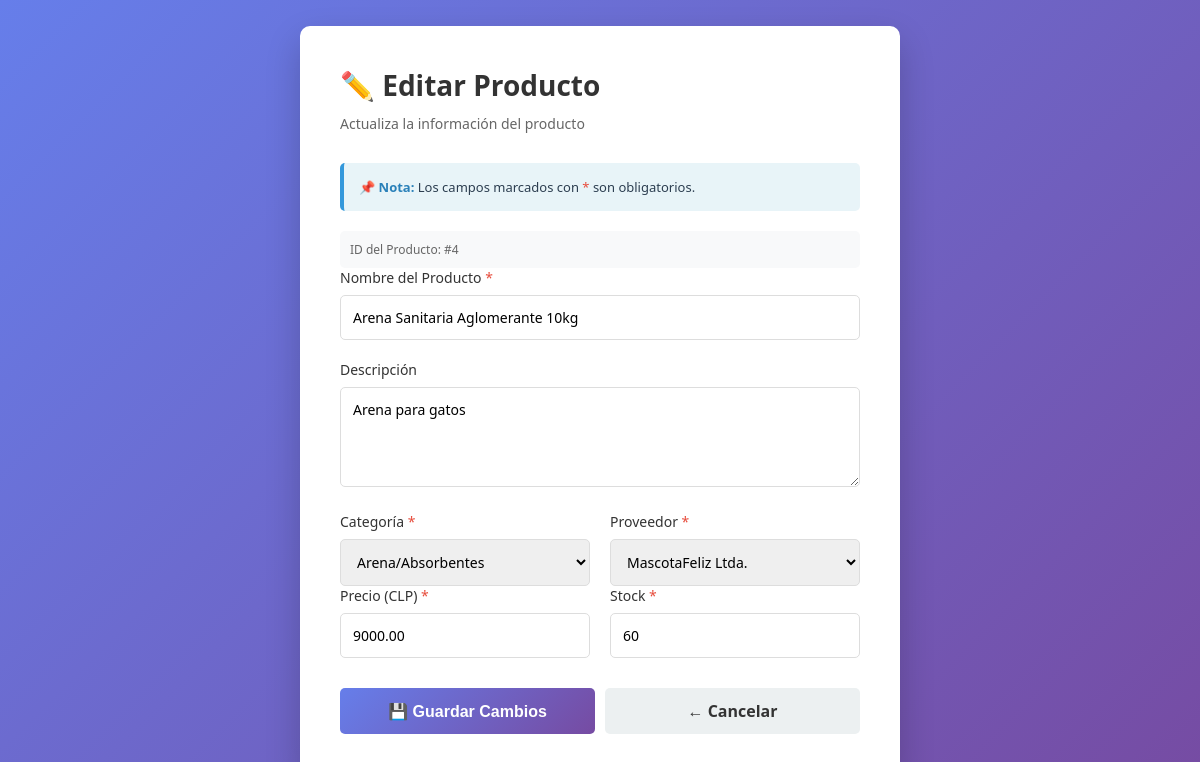
The app's page /bingus_petstore/producto_controlador.php?action=editar&id_producto=4 (signed in) with its own data.
### tables this page shows
CREATE TABLE `productos` (
  `id_producto` int(11) NOT NULL,
  `nombre` varchar(150) NOT NULL,
  `descripcion` varchar(255) DEFAULT NULL,
  `id_categoria` int(11) NOT NULL,
  `id_proveedor` int(11) NOT NULL,
  `precio` decimal(10,2) NOT NULL,
  `stock` int(11) NOT NULL DEFAULT 0,
  `activo` tinyint(1) DEFAULT 1
);

CREATE TABLE `categorias_productos` (
  `id_categoria` int(11) NOT NULL,
  `nombre` varchar(100) NOT NULL,
  `descripcion` varchar(200) DEFAULT NULL
);

CREATE TABLE `proveedores` (
  `id_proveedor` int(11) NOT NULL,
  `nombre` varchar(150) NOT NULL,
  `contacto` varchar(100) DEFAULT NULL,
  `telefono` varchar(20) DEFAULT NULL,
  `email` varchar(100) DEFAULT NULL,
  `direccion` varchar(200) DEFAULT NULL
);

### bingus_petstore/producto_modelo.php (called while the page is built, shortened)
<?php
class Producto_model {
    private $conexion;
    public function __construct() {
        $this->conexion = new PDO("mysql:host=localhost;dbname=bingus_petstore2", "root", "");
    }
    public function getProductoById($id_producto) {
        $query = "SELECT p.*, c.nombre as categoria_nombre, pr.nombre as proveedor_nombre
                  FROM productos p
                  JOIN categorias_productos c ON p.id_categoria = c.id_categoria
                  JOIN proveedores pr ON p.id_proveedor = pr.id_proveedor
                  WHERE p.id_producto = :id_producto";
        $statement = $this->conexion->prepare($query);
        $statement->bindParam(':id_producto', $id_producto);
        $statement->execute();
        $result = $statement->fetch(PDO::FETCH_ASSOC);
        return $result;
    }
    public function getCategorias() {
        $query = "SELECT * FROM categorias_productos";
        $statement = $this->conexion->query($query);
        $result = $statement->fetchAll(PDO::FETCH_ASSOC);
        return $result;
    }
    public function getProveedores() {
        $query = "SELECT * FROM proveedores";
        $statement = $this->conexion->query($query);
        $result = $statement->fetchAll(PDO::FETCH_ASSOC);
        return $result;
    }
}
?>

### bingus_petstore/editar_producto.php (the view, shortened to what this page needs)
<!DOCTYPE html>
<html lang="es">
<head>
</head>
<body>
    <div class="container">
        <h1>✏️ Editar Producto</h1>
        <p class="subtitle">Actualiza la información del producto</p>
        <div class="info-box">
            <strong>📌 Nota:</strong> Los campos marcados con <span class="required">*</span> son obligatorios.
        </div>
        <?php if (isset($producto) && !empty($producto)): ?>
            <form method="POST" action="?action=actualizar">
                <div class="product-id">
                    ID del Producto: #<?php echo $producto['id_producto']; ?>
                </div>
                <div class="form-group">
                    <label for="nombre">Nombre del Producto <span class="required">*</span></label>
                    <input type="text" id="nombre" name="nombre" required value="<?php echo htmlspecialchars($producto['nombre']); ?>">
                </div>
                <div class="form-group">
                    <label for="descripcion">Descripción</label>
                    <textarea id="descripcion" name="descripcion"><?php echo htmlspecialchars($producto['descripcion'] ?? ''); ?></textarea>
                </div>
                <div class="form-row">
                    <div class="form-group">
                        <label for="id_categoria">Categoría <span class="required">*</span></label>
                        <select id="id_categoria" name="id_categoria" required>
                            <?php if (isset($categorias) && !empty($categorias)): ?>
                                <?php foreach ($categorias as $categoria): ?>
                                    <option value="<?php echo $categoria['id_categoria']; ?>"
                                        <?php if ($categoria['id_categoria'] == $producto['id_categoria']) echo 'selected'; ?>>
                                        <?php echo htmlspecialchars($categoria['nombre']); ?>
                                    </option>
                                <?php endforeach; ?>
                            <?php endif; ?>
                        </select>
                    </div>
                    <div class="form-group">
                        <label for="id_proveedor">Proveedor <span class="required">*</span></label>
                        <select id="id_proveedor" name="id_proveedor" required>
                            <?php if (isset($proveedores) && !empty($proveedores)): ?>
                                <?php foreach ($proveedores as $proveedor): ?>
                                    <option value="<?php echo $proveedor['id_proveedor']; ?>"
                                        <?php if ($proveedor['id_proveedor'] == $producto['id_proveedor']) echo 'selected'; ?>>
                                        <?php echo htmlspecialchars($proveedor['nombre']); ?>
                                    </option>
                                <?php endforeach; ?>
                            <?php endif; ?>
                        </select>
                    </div>
                </div>
                <div class="form-row">
                    <div class="form-group">
                        <label for="precio">Precio (CLP) <span class="required">*</span></label>
                        <input type="number" id="precio" name="precio" step="0.01" min="0" required value="<?php echo $producto['precio']; ?>">
                    </div>
                    <div class="form-group">
                        <label for="stock">Stock <span class="required">*</span></label>
                        <input type="number" id="stock" name="stock" min="0" required value="<?php echo $producto['stock']; ?>">
                    </div>
                </div>
                <div class="button-group">
                    <button type="submit" class="btn-primary">💾 Guardar Cambios</button>
                    <a href="?action=listar" class="button btn-secondary">← Cancelar</a>
                </div>
            </form>
        <?php endif; ?>
    </div>
</body>
</html>

### bingus_petstore/editar_producto.php (style rules this page uses)
* { margin: 0; padding: 0; box-sizing: border-box; }
body { font-family: 'Segoe UI', Tahoma, Geneva, Verdana, sans-serif; background: linear-gradient(135deg, #667eea 0%, #764ba2 100%); min-height: 100vh; display: flex; justify-content: center; align-items: center; padding: 20px; }
.container { background: white; border-radius: 10px; box-shadow: 0 15px 35px rgba(0, 0, 0, 0.2); padding: 40px; max-width: 600px; width: 100%; }
h1 { color: #333; margin-bottom: 10px; font-size: 28px; }
.subtitle { color: #666; margin-bottom: 30px; font-size: 14px; }
.form-group { margin-bottom: 20px; }
label { display: block; margin-bottom: 8px; color: #333; font-weight: 500; font-size: 14px; }
input[type="text"], input[type="number"], textarea, select { width: 100%; padding: 12px; border: 1px solid #ddd; border-radius: 5px; font-size: 14px; font-family: inherit; transition: border-color 0.3s; }
textarea { resize: vertical; min-height: 100px; }
.form-row { display: grid; grid-template-columns: 1fr 1fr; gap: 20px; }
.form-row .form-group { margin-bottom: 0; }
.required { color: #e74c3c; }
.button-group { display: flex; gap: 10px; margin-top: 30px; }
button, a.button { flex: 1; padding: 12px; border: none; border-radius: 5px; font-size: 16px; font-weight: 600; cursor: pointer; transition: all 0.3s; text-decoration: none; display: inline-block; text-align: center; }
.btn-primary { background: linear-gradient(135deg, #667eea 0%, #764ba2 100%); color: white; }
.btn-secondary { background: #ecf0f1; color: #333; }
.info-box { background: #e8f4f8; border-left: 4px solid #3498db; padding: 15px; margin-bottom: 20px; border-radius: 5px; font-size: 13px; color: #2c3e50; }
.info-box strong { color: #2980b9; }
.product-id { background: #f8f9fa; padding: 10px; border-radius: 5px; font-size: 12px; color: #666; margin-top: 5px; }

### records on screen
productos: id_producto "4", nombre "Arena Sanitaria Aglomerante 10kg", descripcion "Arena para gatos", id_categoria "Arena/Absorbentes", id_proveedor "MascotaFeliz Ltda.", precio "9000.00", stock "60"
